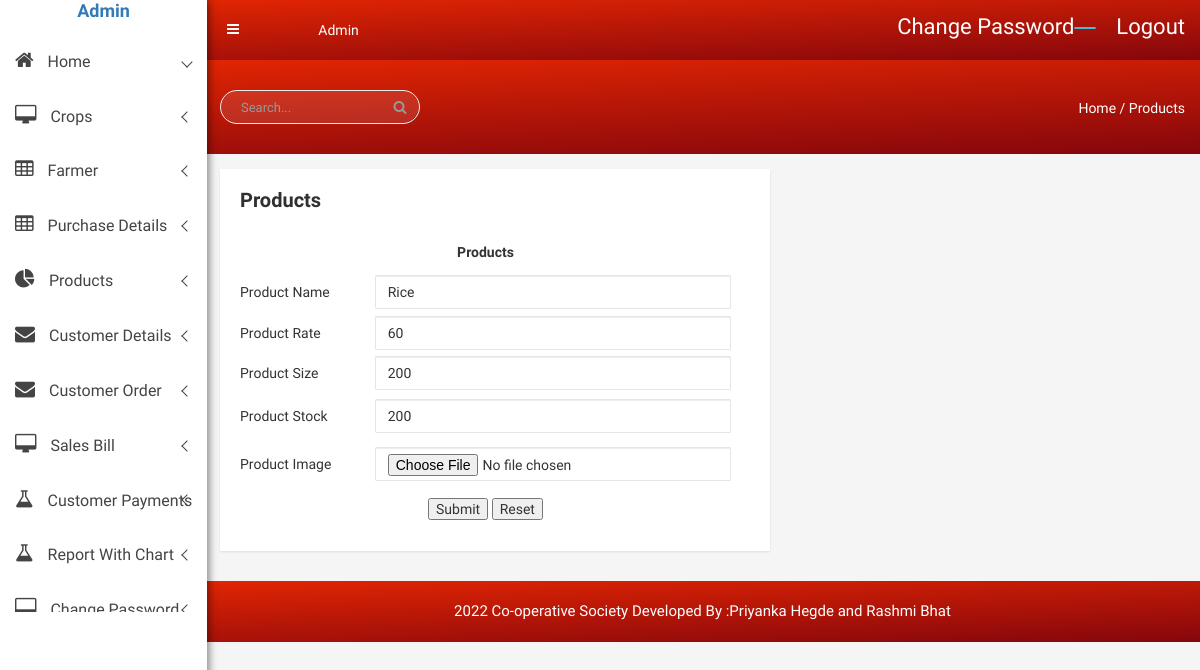
/admin/products_edit.php?product_id=1, run on the app's committed database.
### tables this page shows
CREATE TABLE `products` (
  `product_id` int(100) NOT NULL,
  `product_name` varchar(150) NOT NULL,
  `product_rate` int(200) NOT NULL,
  `product_size` varchar(100) NOT NULL,
  `product_stock` varchar(100) NOT NULL,
  `product_image` varchar(200) NOT NULL
);

### admin/products_edit.php (the view, shortened to what this page needs)
<!doctype html>
<html class="no-js" lang="en">
<head>
<?php include('meta_tag.php'); ?>
  <?php include('sidebar.php'); ?>
</head>
<body>
            <div class="breadcome-area">
                <div class="container-fluid">
                    <div class="row">
                        <div class="col-lg-12 col-md-12 col-sm-12 col-xs-12">
                            <div class="breadcome-list single-page-breadcome">
                                <div class="row">
                                    <div class="col-lg-6 col-md-6 col-sm-6 col-xs-6">
                                        <div class="breadcome-heading">
                                            <form role="search" class="">
                                                <input type="text" placeholder="Search..." class="form-control">
                                                <a href=""><i class="fa fa-search"></i></a>
                                            </form>
                                        </div>
                                    </div>
                                    <div class="col-lg-6 col-md-6 col-sm-6 col-xs-6">
                                        <ul class="breadcome-menu">
                                            <li><a href="#">Home</a> <span class="bread-slash">/</span>
                                            </li>
                                            <li><span class="bread-blod">Products</span>
                                            </li>
                                        </ul>
                                    </div>
                                </div>
                            </div>
                        </div>
                    </div>
                </div>
            </div>
        <div class="basic-form-area mg-tb-15">
            <div class="container-fluid">
                <div class="row">
                    <div class="col-lg-7 col-md-7 col-sm-7 col-xs-12">
                        <div class="sparkline8-list mt-b-30">
                            <div class="sparkline8-hd">
                                <div class="main-sparkline8-hd">
                                    <h1>Products</h1>
                                </div>
                            </div>
                                    <div class="row">
                                        <div class="col-lg-6 col-md-6 col-sm-6 col-xs-12">
                                            <div class="basic-login-inner">
<?php
include('database.php');
$product_id=$_REQUEST['product_id'];
$sql="select * from products where $product_id=product_id ";
$res=mysqli_query($conn,$sql);
$row=mysqli_fetch_array($res);
?>
<form action="products_update.php" id="formID" method="post" enctype="multipart/form-data" name="form1">
  <table width="491" border="0" align="center">
    <tr>
      <td height="41" colspan="2"><div align="center"><strong>Products</strong></div></td>
    </tr>
    <tr>
      <td width="132" height="39">Product Name </td>
      <td width="349"><input name="Product_Name" type="text" id="Product_Name" class="form-control validate[required,custom[onlyLetter]]" value="<?php echo $row['product_name'];?>"></td>
    </tr>
    <tr>
      <td height="43">Product Rate </td>
      <td><input name="Product_Rate" type="text" id="Product_Rate" class="form-control validate[required,custom[onlyNumber]]" value="<?php echo $row['product_rate'];?>"></td>
    </tr>
    <tr>
      <td height="37">Product Size </td>
      <td><input name="Product_Size" type="text" id="Product_Size" class="form-control validate[required]" value="<?php echo $row['product_size'];?>"></td>
    </tr>
    <tr>
      <td height="50">Product Stock </td>
      <td>      <input name="Product_Stock" type="text" id="Product_Stock" class="form-control validate[required]" value="<?php echo $row['product_stock'];?>"></td>
    </tr>
    <tr>
      <td height="45">
        <div align="left">Product Image </div></td>
      <td><input name="Product_Image" type="file" value="<?php echo $row['product_image'];?>" class="form-control validate[required]" id="Product_Image"></td>
    </tr>
    <tr>
      <td height="45" colspan="2"><div align="center">
<input type="submit" name="Submit" value="Submit">
<input name="Reset" type="reset" id="Reset" value="Reset">
      </div></td>
    </tr>
  </table>
</form>
</div>
                                        </div>
                                    </div>
                      </div>
                  </div>
              </div>
</div>
        <?php include('footer.php'); ?>
		<?php include('val.php');?>

### admin/css/main.css (style rules this page uses)
html { color: #222; font-size: 1em; line-height: 1.4; }

### admin/style.css (style rules this page uses)
html, body { height: 100%; font-family: 'Play', sans-serif;font-weight:400;background:#f5f5f5; }
h1, h2, h3, h4, h5, h6 { margin: 0 0 10px; font-weight:700; }
ul { list-style: outside none none; margin: 0; padding: 0 }
.mg-tb-15 { margin:15px 0px; }
.mt-b-30 { margin-bottom:30px; }
.breadcome-list { padding-top:30px; padding-bottom:100px; }
.breadcome-heading .form-control, .breadcome-heading .form-control:focus { border: 1px solid #ececec; font-size: 13px; height: 34px; color: #303030; padding-left: 20px; padding-right: 40px; background: rgba(255, 255, 255, 0.1); box-shadow: none; border-radius: 30px; width: 200px; }
.form-control { background-color: #FFFFFF; background-image: none; border: 1px solid #e5e6e7; border-radius: 1px; color: inherit; display: block; padding: 6px 12px; transition: border-color 0.15s ease-in-out 0s, box-shadow 0.15s ease-in-out 0s; width: 100%; }
.breadcome-heading a { position: absolute; top: 0px; left: 178px; display: block; height: 34px; line-height: 34px; width: 34px; text-align: center; color: #999; }
ul.breadcome-menu { padding-top: 8px; }
ul.breadcome-menu { text-align: right; }
ul.breadcome-menu li { font-size: 14px; display: inline-block; color:#fff; }
ul.breadcome-menu li a { color:#fff; }
.product-sales-chart, .analytics-info-cs, .tranffic-als-inner, .analytics-rounded, .single-new-trend, .personal-info-wrap, .author-widgets-single, .calender-inner, .product-status-wrap, .review-tab-pro-inner, .income-dashone-total, .analytics-adminpro-wrap, .analytics-sparkle-line, .analysis-progrebar, .sparkline8-list, .sparkline9-list, .sparkline7-list, .sparkline10-list, .sparkline12-list, .sparkline13-list, .sparkline14-list, .sparkline13-list, .sparkline11-list, .x-editable-list, .code-editor-single, .blog-details-inner, .charts-single-pro, .about-sparkline, .sparkline-list, .button-ad-wrap, .tab-content-details, .sparkline16-list, .sparkline15-list, .tinymce-single { padding:20px; background:#fff; -webkit-box-shadow: 0px 1px 2px 0px rgba(0, 0, 0, 0.1); box-shadow: 0px 1px 2px 0px rgba(0, 0, 0, 0.1); }
.breadcome-list.single-page-breadcome { padding-top: 30px; padding-bottom: 30px; }
.main-sparkline8-hd h1, .main-sparkline9-hd h1, .main-spark7-hd h1, .main-sparkline10-hd h1, .main-sparkline11-hd h1, .main-sparkline12-hd h1, .main-sparkline13-hd h1, .main-sparkline14-hd h1 { font-size:20px; color:#303030; }

### data on the page
products: Product_Name "Rice", Product_Rate "60", Product_Size "200", Product_Stock "200"
